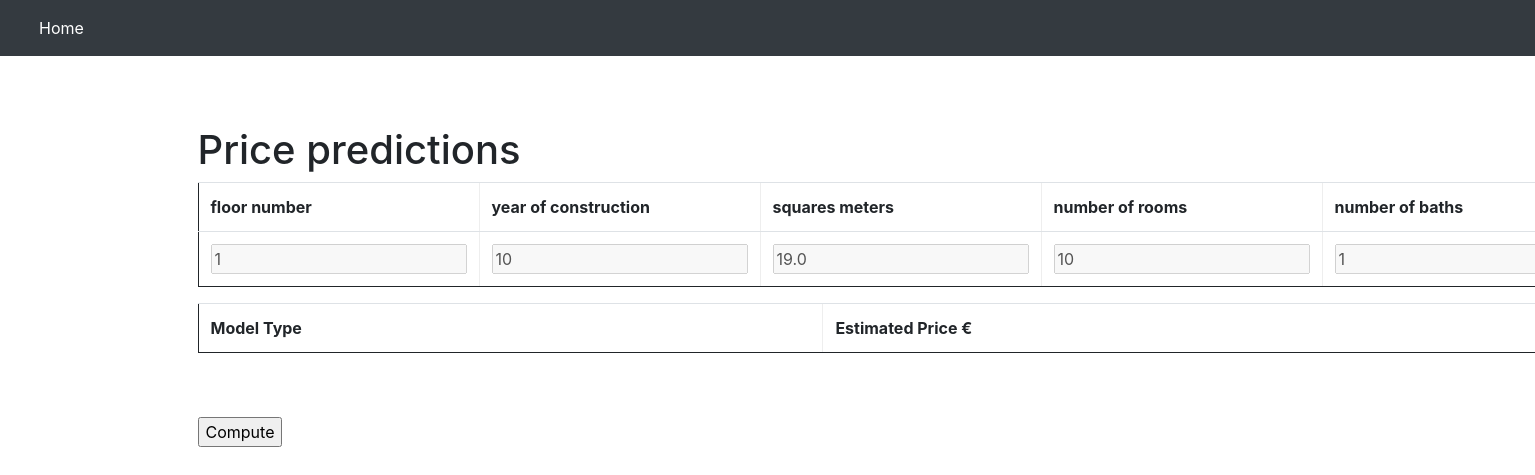
Page /predictions/3 on the earlier database version.
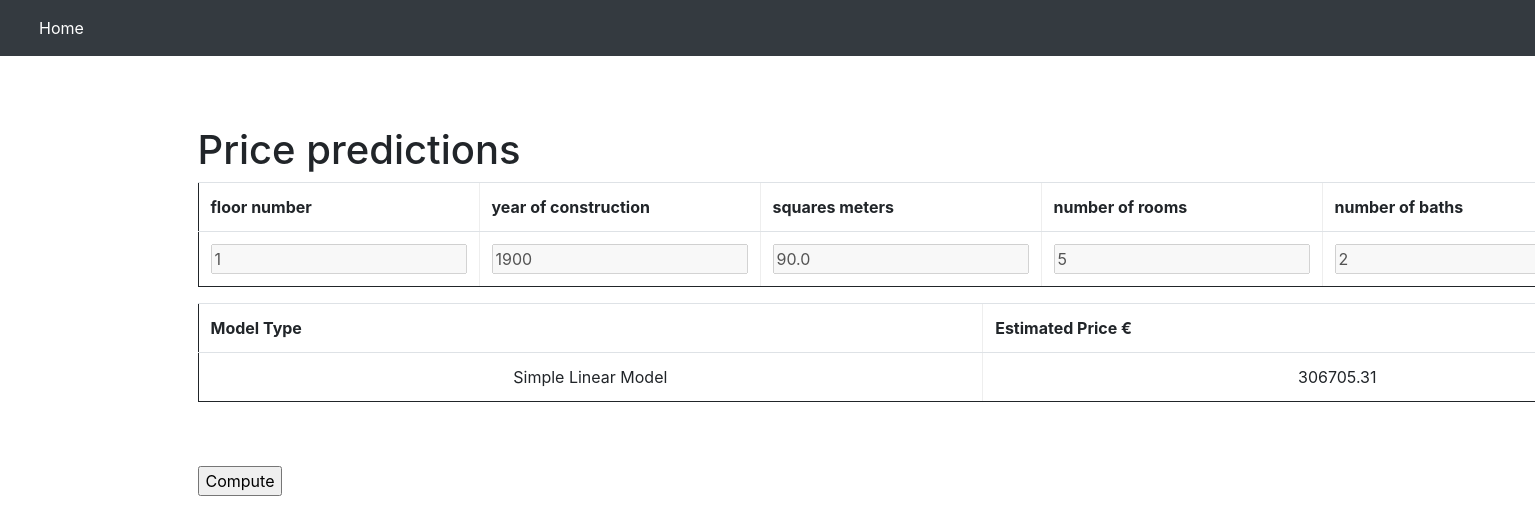
Same page on the later database version.
### house_pricing_estimator/models.py (models this page shows)
class Houses(models.Model):
	floor_number = models.IntegerField()
	year_construction = models.IntegerField()
	square_meters = models.FloatField()
	rooms_number = models.IntegerField()
	baths_number = models.IntegerField()
	has_elevator = models.BooleanField(default=False)

class Predictions(models.Model):
    model_name = models.CharField(max_length=100)
    price = models.FloatField()
    house = models.ForeignKey(Houses, on_delete=models.CASCADE)

### house_pricing_estimator/views.py (the view)
# urls.py: path('predictions/<int:id>', views.predictions, name='predictions'),
def predictions(request, id):
  myHouse = Houses.objects.get(id=id)
  template = loader.get_template('predictions.html')
  context = {
    'myHouse': myHouse,
  }
  return HttpResponse(template.render(context, request))

### house_pricing_estimator/templates/predictions.html (shortened to what this page needs)
{% extends "base.html" %}
{% block container %}
<h1>Price predictions</h1>
<form action="updatepredictions/{{ myHouse.id }}" method="post">{% csrf_token %}
<table class="table" border="1">
<tr>
	<th>floor number</th>
	<th>year of construction</th>
	<th>squares meters</th>
	<th>number of rooms</th>
	<th>number of baths</th>
</tr>
<tr>
	<td><input name="floor_number" type="number" value="{{ myHouse.floor_number }}" disabled></td>
	<td><input name="year_construction" type="number" value="{{ myHouse.year_construction }}" disabled></td>
	<td><input name="square_meters" type="float" value="{{ myHouse.square_meters }}" disabled></td>
	<td><input name="rooms_number" type="number" value="{{ myHouse.rooms_number }}" disabled></td>
	<td><input name="baths_number" type="number" value="{{ myHouse.baths_number }}" disabled></td>
</tr>
</table>
<table class="table" border="1">
<tr>
	<th>Model Type</th>
	<th>Estimated Price €</th>
</tr>
{% for comment in myHouse.predictions_set.all %}
<tr>
<td>{{comment.model_name}}</td>
<td>{{comment.price}}</td>
</tr>
{% endfor %}
</table>
<br><br>
<input type="submit" value="Compute">
</form>
{% endblock container %}

### house_pricing_estimator/templates/base.html (shortened to what this page needs)
<!doctype html>
<html lang="en">
<head>
    <link rel="stylesheet" href="https://stackpath.bootstrapcdn.com/bootstrap/4.1.1/css/bootstrap.min.css">
</head>
<body>
    <nav class="navbar navbar-expand-lg navbar-dark bg-dark">
      <div class="container-fluid">
        <div class="collapse navbar-collapse" id="navbarSupportedContent">
          <ul class="navbar-nav me-auto mb-2 mb-lg-0">
            <li class="nav-item">
              <a class="nav-link active" aria-current="page" href="/">Home</a>
            </li>
          </ul>
        </div>
      </div>
    </nav>
    <div class="container">
        <div class="row offset-0">
            <div class="col-20">
                {% block container %}
                {% endblock %}
            </div>
        </div>
    </div>
</body>
</html>

### house_pricing_estimator/templates/base.html (style rules this page uses)
td { text-align: center; vertical-align: middle; }
table { border: 1px solid; width: 200px; }

Differences in the rows shown:
changed Houses: year_construction "10" → "1900"; square_meters "19.0" → "90.0"; rooms_number "10" → "5"; baths_number "1" → "2"
added Predictions: model_name "Simple Linear Model", price "306705.31"
